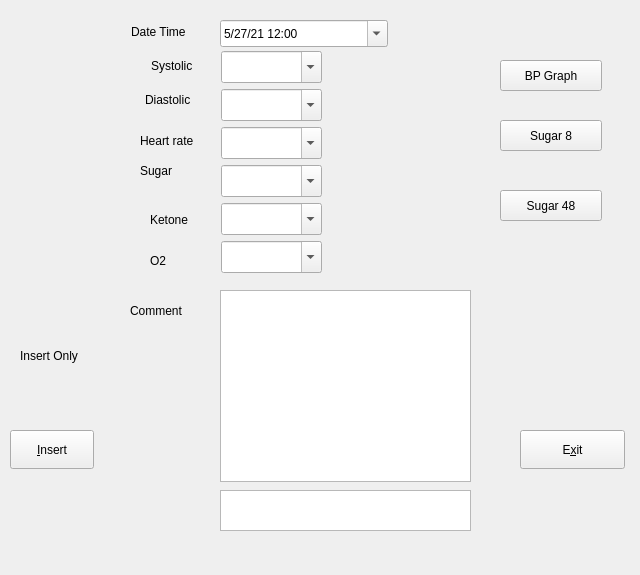
<?xml version="1.0" encoding="UTF-8"?>
<ui version="4.0">
 <class>Form</class>
 <widget class="QWidget" name="Form">
  <property name="geometry">
   <rect>
    <x>0</x>
    <y>0</y>
    <width>640</width>
    <height>575</height>
   </rect>
  </property>
  <property name="windowTitle">
   <string>Form</string>
  </property>
  <property name="windowIcon">
   <iconset resource="../res/resource.qrc">
    <normaloff>:/ico/bp.png</normaloff>:/ico/bp.png</iconset>
  </property>
  <widget class="QPushButton" name="btnInsert">
   <property name="geometry">
    <rect>
     <x>10</x>
     <y>430</y>
     <width>84</width>
     <height>39</height>
    </rect>
   </property>
   <property name="text">
    <string>&amp;Insert</string>
   </property>
  </widget>
  <widget class="QPushButton" name="btnExit">
   <property name="geometry">
    <rect>
     <x>520</x>
     <y>430</y>
     <width>105</width>
     <height>39</height>
    </rect>
   </property>
   <property name="contextMenuPolicy">
    <enum>Qt::DefaultContextMenu</enum>
   </property>
   <property name="text">
    <string>E&amp;xit</string>
   </property>
  </widget>
  <widget class="QLabel" name="lblInsert">
   <property name="geometry">
    <rect>
     <x>20</x>
     <y>310</y>
     <width>181</width>
     <height>91</height>
    </rect>
   </property>
   <property name="text">
    <string>Insert Only</string>
   </property>
  </widget>
  <widget class="QPushButton" name="btnbpgraph">
   <property name="geometry">
    <rect>
     <x>500</x>
     <y>60</y>
     <width>102</width>
     <height>31</height>
    </rect>
   </property>
   <property name="text">
    <string>BP Graph</string>
   </property>
  </widget>
  <widget class="QPushButton" name="btnsugar8">
   <property name="geometry">
    <rect>
     <x>500</x>
     <y>120</y>
     <width>102</width>
     <height>31</height>
    </rect>
   </property>
   <property name="text">
    <string>Sugar 8</string>
   </property>
  </widget>
  <widget class="QPushButton" name="btnsugar48">
   <property name="geometry">
    <rect>
     <x>500</x>
     <y>190</y>
     <width>102</width>
     <height>31</height>
    </rect>
   </property>
   <property name="text">
    <string>Sugar 48</string>
   </property>
  </widget>
  <widget class="QLabel" name="lblketone">
   <property name="geometry">
    <rect>
     <x>150</x>
     <y>210</y>
     <width>61</width>
     <height>21</height>
    </rect>
   </property>
   <property name="text">
    <string>&lt;html&gt;&lt;head/&gt;&lt;body&gt;&lt;p&gt;Ketone&lt;/p&gt;&lt;/body&gt;&lt;/html&gt;</string>
   </property>
   <property name="buddy">
    <cstring>cmbsugar</cstring>
   </property>
  </widget>
  <widget class="QPlainTextEdit" name="txt_msg">
   <property name="geometry">
    <rect>
     <x>220</x>
     <y>490</y>
     <width>251</width>
     <height>41</height>
    </rect>
   </property>
  </widget>
  <widget class="QDateTimeEdit" name="dateTimeEdit">
   <property name="geometry">
    <rect>
     <x>220</x>
     <y>20</y>
     <width>168</width>
     <height>27</height>
    </rect>
   </property>
   <property name="dateTime">
    <datetime>
     <hour>12</hour>
     <minute>0</minute>
     <second>0</second>
     <year>2021</year>
     <month>5</month>
     <day>27</day>
    </datetime>
   </property>
   <property name="date">
    <date>
     <year>2021</year>
     <month>5</month>
     <day>27</day>
    </date>
   </property>
   <property name="time">
    <time>
     <hour>12</hour>
     <minute>0</minute>
     <second>0</second>
    </time>
   </property>
   <property name="displayFormat">
    <string>M/d/yy HH:mm</string>
   </property>
   <property name="calendarPopup">
    <bool>true</bool>
   </property>
   <property name="timeSpec">
    <enum>Qt::LocalTime</enum>
   </property>
  </widget>
  <widget class="QLabel" name="lbltime">
   <property name="geometry">
    <rect>
     <x>131</x>
     <y>21</y>
     <width>83</width>
     <height>21</height>
    </rect>
   </property>
   <property name="text">
    <string>Date Time</string>
   </property>
   <property name="buddy">
    <cstring>dateTimeEdit</cstring>
   </property>
  </widget>
  <widget class="QLabel" name="lblcomment">
   <property name="geometry">
    <rect>
     <x>130</x>
     <y>300</y>
     <width>79</width>
     <height>21</height>
    </rect>
   </property>
   <property name="text">
    <string>Comment</string>
   </property>
   <property name="buddy">
    <cstring>lncomment</cstring>
   </property>
  </widget>
  <widget class="QPlainTextEdit" name="lncomment">
   <property name="geometry">
    <rect>
     <x>220</x>
     <y>290</y>
     <width>251</width>
     <height>192</height>
    </rect>
   </property>
  </widget>
  <widget class="QLabel" name="lblheartrate">
   <property name="geometry">
    <rect>
     <x>140</x>
     <y>130</y>
     <width>83</width>
     <height>21</height>
    </rect>
   </property>
   <property name="text">
    <string>Heart rate</string>
   </property>
   <property name="buddy">
    <cstring>cmbheartrate</cstring>
   </property>
  </widget>
  <widget class="QLabel" name="lbloxy">
   <property name="geometry">
    <rect>
     <x>150</x>
     <y>250</y>
     <width>23</width>
     <height>21</height>
    </rect>
   </property>
   <property name="text">
    <string>O2</string>
   </property>
   <property name="buddy">
    <cstring>cmboxy</cstring>
   </property>
  </widget>
  <widget class="QLabel" name="lbldiastolic">
   <property name="geometry">
    <rect>
     <x>145</x>
     <y>89</y>
     <width>69</width>
     <height>21</height>
    </rect>
   </property>
   <property name="text">
    <string>Diastolic</string>
   </property>
   <property name="buddy">
    <cstring>cmbdiastolic</cstring>
   </property>
  </widget>
  <widget class="QLabel" name="lblsugar">
   <property name="geometry">
    <rect>
     <x>140</x>
     <y>160</y>
     <width>49</width>
     <height>21</height>
    </rect>
   </property>
   <property name="text">
    <string>Sugar</string>
   </property>
   <property name="buddy">
    <cstring>cmbsugar</cstring>
   </property>
  </widget>
  <widget class="QLabel" name="syslabel">
   <property name="geometry">
    <rect>
     <x>151</x>
     <y>55</y>
     <width>63</width>
     <height>21</height>
    </rect>
   </property>
   <property name="text">
    <string>Systolic</string>
   </property>
   <property name="buddy">
    <cstring>cmbsystolic</cstring>
   </property>
  </widget>
  <widget class="QComboBox" name="cmbdiastolic">
   <property name="geometry">
    <rect>
     <x>221</x>
     <y>89</y>
     <width>101</width>
     <height>32</height>
    </rect>
   </property>
   <property name="editable">
    <bool>true</bool>
   </property>
  </widget>
  <widget class="QComboBox" name="cmbsugar">
   <property name="geometry">
    <rect>
     <x>221</x>
     <y>165</y>
     <width>101</width>
     <height>32</height>
    </rect>
   </property>
   <property name="editable">
    <bool>true</bool>
   </property>
  </widget>
  <widget class="QComboBox" name="cmbsystolic">
   <property name="geometry">
    <rect>
     <x>221</x>
     <y>51</y>
     <width>101</width>
     <height>32</height>
    </rect>
   </property>
   <property name="editable">
    <bool>true</bool>
   </property>
  </widget>
  <widget class="QComboBox" name="cmboxy">
   <property name="geometry">
    <rect>
     <x>221</x>
     <y>241</y>
     <width>101</width>
     <height>32</height>
    </rect>
   </property>
   <property name="editable">
    <bool>true</bool>
   </property>
  </widget>
  <widget class="QComboBox" name="cmbheartrate">
   <property name="geometry">
    <rect>
     <x>221</x>
     <y>127</y>
     <width>101</width>
     <height>32</height>
    </rect>
   </property>
   <property name="editable">
    <bool>true</bool>
   </property>
  </widget>
  <widget class="QComboBox" name="cmbketone">
   <property name="geometry">
    <rect>
     <x>221</x>
     <y>203</y>
     <width>101</width>
     <height>32</height>
    </rect>
   </property>
   <property name="editable">
    <bool>true</bool>
   </property>
  </widget>
  <zorder>dateTimeEdit</zorder>
  <zorder>lbltime</zorder>
  <zorder>lblcomment</zorder>
  <zorder>lncomment</zorder>
  <zorder>lblheartrate</zorder>
  <zorder>lbloxy</zorder>
  <zorder>lbldiastolic</zorder>
  <zorder>lblsugar</zorder>
  <zorder>syslabel</zorder>
  <zorder>btnInsert</zorder>
  <zorder>layoutWidget</zorder>
  <zorder>btnExit</zorder>
  <zorder>btnbpgraph</zorder>
  <zorder>btnsugar8</zorder>
  <zorder>btnsugar48</zorder>
  <zorder>lblInsert</zorder>
  <zorder>lblketone</zorder>
  <zorder>txt_msg</zorder>
 </widget>
 <tabstops>
  <tabstop>dateTimeEdit</tabstop>
  <tabstop>cmbsystolic</tabstop>
  <tabstop>cmbdiastolic</tabstop>
  <tabstop>cmbheartrate</tabstop>
  <tabstop>cmbsugar</tabstop>
  <tabstop>cmbketone</tabstop>
  <tabstop>cmboxy</tabstop>
  <tabstop>lncomment</tabstop>
  <tabstop>btnInsert</tabstop>
  <tabstop>btnbpgraph</tabstop>
  <tabstop>btnsugar8</tabstop>
  <tabstop>btnsugar48</tabstop>
  <tabstop>btnExit</tabstop>
 </tabstops>
 <resources>
  <include location="../res/resource.qrc"/>
 </resources>
 <connections/>
</ui>
